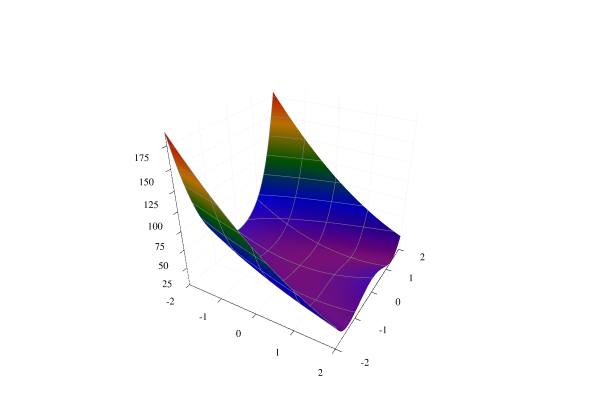

Here is the notebook cell this chart was saved with:
### Markdown cell above
## Example Time: Rosenbrock's Banana Function

A well-known test function for numerical optimization algorithms is the Rosenbrock banana function developed by Rosenbrock in 1960. it is defined by 

$$ f(\mathbf{x}) = (1-x_1)^2  + 5(x_2-x_1^2)^2  $$

### Code cell
# let's get a picture of this
rosenbrock(x; a=1, b=5) = (a-x[1])^2 + b*(x[2] - x[1]^2)^2
x=y=collect(range(-2,stop = 2, length = 100))  # x and y axis
f = [rosenbrock([ix,iy]) for ix in x, iy in y]  # f evaluations

# plotting
wireframe(x,y,f,linecolor=:grey)
surface!(x,y,f,fillcolor=:darkrainbow,colorbar=false)

### Figure 1 — Plotly figure (JSON) as saved in the notebook; plotly's stock layout.template omitted (floating-point values rounded to 4 significant figures; data arrays with more than 128 entries replaced by an {"elided": "..."} marker saying what was removed)
{"data": [{"colorbar": {"title": ""}, "contours": {"x": {"color": "rgba(128, 128, 128, 1.000)", "highlightwidth": 1, "show": true}, "y": {"color": "rgba(128, 128, 128, 1.000)", "highlightwidth": 1, "show": true}, "z": {"color": "rgba(128, 128, 128, 1.000)", "highlightwidth": 1, "show": true}}, "hidesurface": true, "name": "y1", "showlegend": false, "showscale": false, "type": "surface", "x": [-2, -1.96, -1.919, -1.879, -1.838, -1.798, -1.758, -1.717, -1.677, -1.636, -1.596, -1.556, -1.515, -1.475, -1.434, -1.394, -1.354, -1.313, -1.273, -1.232, -1.192, -1.152, -1.111, -1.071, -1.03, -0.9899, -0.9495, -0.9091, -0.8687, -0.8283, -0.7879, -0.7475, -0.7071, -0.6667, -0.6263, -0.5859, -0.5455, -0.5051, -0.4646, -0.4242, -0.3838, -0.3434, -0.303, -0.2626, -0.2222, -0.1818, -0.1414, -0.101, -0.06061, -0.0202, 0.0202, 0.06061, 0.101, 0.1414, 0.1818, 0.2222, 0.2626, 0.303, 0.3434, 0.3838, 0.4242, 0.4646, 0.5051, 0.5455, 0.5859, 0.6263, 0.6667, 0.7071, 0.7475, 0.7879, 0.8283, 0.8687, 0.9091, 0.9495, 0.9899, 1.03, 1.071, 1.111, 1.152, 1.192, 1.232, 1.273, 1.313, 1.354, 1.394, 1.434, 1.475, 1.515, 1.556, 1.596, 1.636, 1.677, 1.717, 1.758, 1.798, 1.838, 1.879, 1.919, 1.96, 2], "xaxis": "x1", "y": [-2, -1.96, -1.919, -1.879, -1.838, -1.798, -1.758, -1.717, -1.677, -1.636, -1.596, -1.556, -1.515, -1.475, -1.434, -1.394, -1.354, -1.313, -1.273, -1.232, -1.192, -1.152, -1.111, -1.071, -1.03, -0.9899, -0.9495, -0.9091, -0.8687, -0.8283, -0.7879, -0.7475, -0.7071, -0.6667, -0.6263, -0.5859, -0.5455, -0.5051, -0.4646, -0.4242, -0.3838, -0.3434, -0.303, -0.2626, -0.2222, -0.1818, -0.1414, -0.101, -0.06061, -0.0202, 0.0202, 0.06061, 0.101, 0.1414, 0.1818, 0.2222, 0.2626, 0.303, 0.3434, 0.3838, 0.4242, 0.4646, 0.5051, 0.5455, 0.5859, 0.6263, 0.6667, 0.7071, 0.7475, 0.7879, 0.8283, 0.8687, 0.9091, 0.9495, 0.9899, 1.03, 1.071, 1.111, 1.152, 1.192, 1.232, 1.273, 1.313, 1.354, 1.394, 1.434, 1.475, 1.515, 1.556, 1.596, 1.636, 1.677, 1.717, 1.758, 1.798, 1.838, 1.879, 1.919, 1.96, 2], "yaxis": "y1", "z": {"elided": "100x100 float values"}, "zmax": 0.1, "zmin": -0.1}, {"colorbar": {"title": ""}, "colorscale": [[0, "rgba(102, 0, 102, 1.000)"], [0.25, "rgba(0, 0, 230, 1.000)"], [0.5, "rgba(0, 102, 0, 1.000)"], [0.75, "rgba(230, 140, 0, 1.000)"], [1, "rgba(230, 0, 0, 1.000)"]], "name": "y2", "opacity": null, "showlegend": false, "showscale": false, "type": "surface", "x": [-2, -1.96, -1.919, -1.879, -1.838, -1.798, -1.758, -1.717, -1.677, -1.636, -1.596, -1.556, -1.515, -1.475, -1.434, -1.394, -1.354, -1.313, -1.273, -1.232, -1.192, -1.152, -1.111, -1.071, -1.03, -0.9899, -0.9495, -0.9091, -0.8687, -0.8283, -0.7879, -0.7475, -0.7071, -0.6667, -0.6263, -0.5859, -0.5455, -0.5051, -0.4646, -0.4242, -0.3838, -0.3434, -0.303, -0.2626, -0.2222, -0.1818, -0.1414, -0.101, -0.06061, -0.0202, 0.0202, 0.06061, 0.101, 0.1414, 0.1818, 0.2222, 0.2626, 0.303, 0.3434, 0.3838, 0.4242, 0.4646, 0.5051, 0.5455, 0.5859, 0.6263, 0.6667, 0.7071, 0.7475, 0.7879, 0.8283, 0.8687, 0.9091, 0.9495, 0.9899, 1.03, 1.071, 1.111, 1.152, 1.192, 1.232, 1.273, 1.313, 1.354, 1.394, 1.434, 1.475, 1.515, 1.556, 1.596, 1.636, 1.677, 1.717, 1.758, 1.798, 1.838, 1.879, 1.919, 1.96, 2], "xaxis": "x1", "y": [-2, -1.96, -1.919, -1.879, -1.838, -1.798, -1.758, -1.717, -1.677, -1.636, -1.596, -1.556, -1.515, -1.475, -1.434, -1.394, -1.354, -1.313, -1.273, -1.232, -1.192, -1.152, -1.111, -1.071, -1.03, -0.9899, -0.9495, -0.9091, -0.8687, -0.8283, -0.7879, -0.7475, -0.7071, -0.6667, -0.6263, -0.5859, -0.5455, -0.5051, -0.4646, -0.4242, -0.3838, -0.3434, -0.303, -0.2626, -0.2222, -0.1818, -0.1414, -0.101, -0.06061, -0.0202, 0.0202, 0.06061, 0.101, 0.1414, 0.1818, 0.2222, 0.2626, 0.303, 0.3434, 0.3838, 0.4242, 0.4646, 0.5051, 0.5455, 0.5859, 0.6263, 0.6667, 0.7071, 0.7475, 0.7879, 0.8283, 0.8687, 0.9091, 0.9495, 0.9899, 1.03, 1.071, 1.111, 1.152, 1.192, 1.232, 1.273, 1.313, 1.354, 1.394, 1.434, 1.475, 1.515, 1.556, 1.596, 1.636, 1.677, 1.717, 1.758, 1.798, 1.838, 1.879, 1.919, 1.96, 2], "yaxis": "y1", "z": {"elided": "100x100 float values"}, "zmax": 189, "zmin": 0.0006019}], "layout": {"annotations": [], "height": 400, "legend": {"bgcolor": "rgba(255, 255, 255, 1.000)", "bordercolor": "rgba(0, 0, 0, 1.000)", "font": {"color": "rgba(0, 0, 0, 1.000)", "family": "sans-serif", "size": 11}, "tracegroupgap": 0, "x": 1, "y": 1}, "margin": {"b": 20, "l": 0, "r": 0, "t": 20}, "paper_bgcolor": "rgba(255, 255, 255, 1.000)", "plot_bgcolor": "rgba(255, 255, 255, 1.000)", "scene": {"camera": {"eye": {"x": 1.126, "y": -1.95, "z": 1.3}}, "xaxis": {"anchor": "y1", "domain": [0.03619, 0.9934], "gridcolor": "rgba(0, 0, 0, 0.100)", "gridwidth": 0.5, "linecolor": "rgba(0, 0, 0, 1.000)", "mirror": false, "range": [-2, 2], "showgrid": true, "showline": true, "showticklabels": true, "tickangle": 0, "tickcolor": "rgb(0, 0, 0)", "tickfont": {"color": "rgba(0, 0, 0, 1.000)", "family": "sans-serif", "size": 11}, "tickmode": "array", "ticks": "inside", "ticktext": ["-2", "-1", "0", "1", "2"], "tickvals": [-2, -1, 0, 1, 2], "title": "", "titlefont": {"color": "rgba(0, 0, 0, 1.000)", "family": "sans-serif", "size": 15}, "type": "-", "visible": true, "zeroline": false, "zerolinecolor": "rgba(0, 0, 0, 1.000)"}, "yaxis": {"anchor": "x1", "domain": [0.03762, 0.9902], "gridcolor": "rgba(0, 0, 0, 0.100)", "gridwidth": 0.5, "linecolor": "rgba(0, 0, 0, 1.000)", "mirror": false, "range": [-2, 2], "showgrid": true, "showline": true, "showticklabels": true, "tickangle": 0, "tickcolor": "rgb(0, 0, 0)", "tickfont": {"color": "rgba(0, 0, 0, 1.000)", "family": "sans-serif", "size": 11}, "tickmode": "array", "ticks": "inside", "ticktext": ["-2", "-1", "0", "1", "2"], "tickvals": [-2, -1, 0, 1, 2], "title": "", "titlefont": {"color": "rgba(0, 0, 0, 1.000)", "family": "sans-serif", "size": 15}, "type": "-", "visible": true, "zeroline": false, "zerolinecolor": "rgba(0, 0, 0, 1.000)"}, "zaxis": {"gridcolor": "rgba(0, 0, 0, 0.100)", "gridwidth": 0.5, "linecolor": "rgba(0, 0, 0, 1.000)", "mirror": false, "range": [0.0006019, 189], "showgrid": true, "showline": true, "showticklabels": true, "tickangle": 0, "tickcolor": "rgb(0, 0, 0)", "tickfont": {"color": "rgba(0, 0, 0, 1.000)", "family": "sans-serif", "size": 11}, "tickmode": "array", "ticks": "inside", "ticktext": ["25", "50", "75", "100", "125", "150", "175"], "tickvals": [25, 50, 75, 100, 125, 150, 175], "title": "", "titlefont": {"color": "rgba(0, 0, 0, 1.000)", "family": "sans-serif", "size": 15}, "type": "-", "visible": true, "zeroline": false, "zerolinecolor": "rgba(0, 0, 0, 1.000)"}}, "showlegend": true, "width": 600}}
